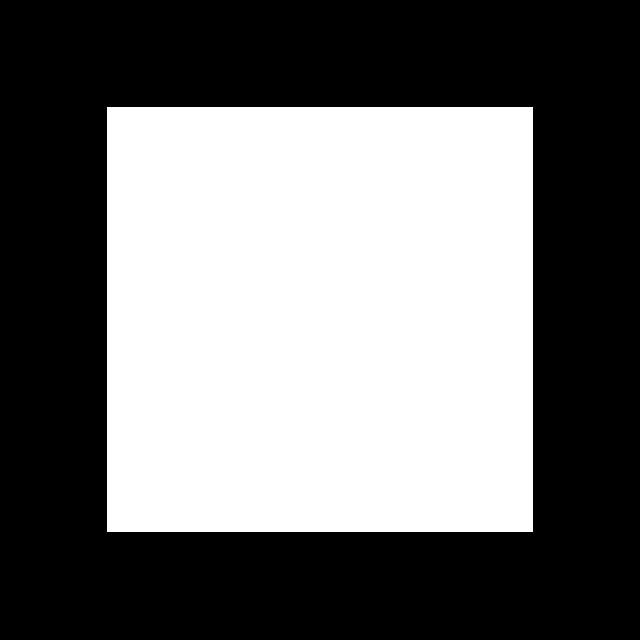
Frame 1 (no input)
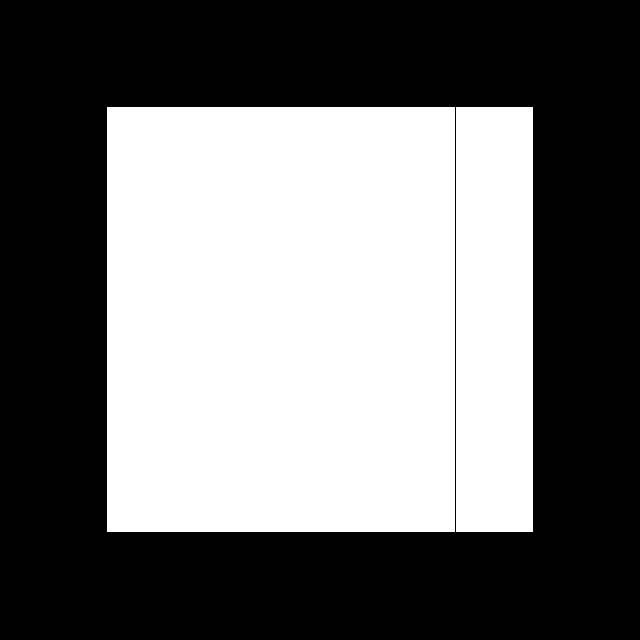
Frame 60 (the mouse pressed at the canvas centre just before this capture)
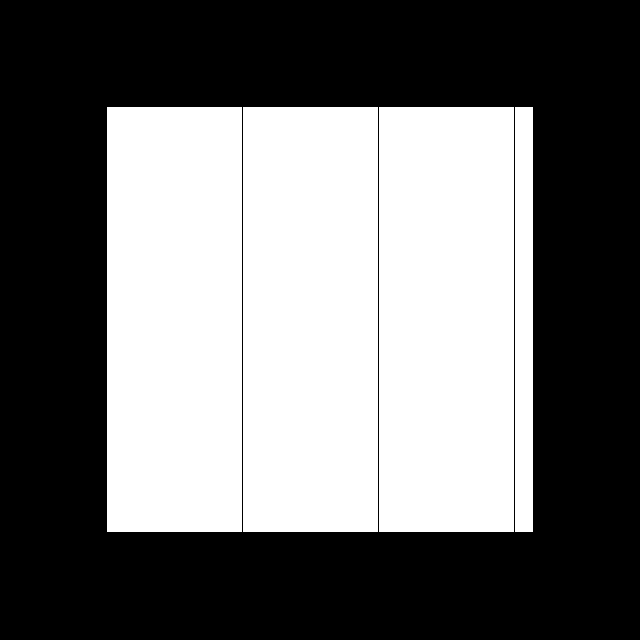
Frame 120 (the mouse held since frame 60 and released just before this capture)

The Processing sketch that drew these frames (run headless with seeded random() and noise(); from frame 60 on, the mouse is pressed at the canvas centre):

// Processing sketch: RectangleStacking
// ── RectangleStacking.pde
float w;

void setup() {
  size(640, 640);
}

void draw() {
  background(0);

  w = (abs(cos(frameCount/600.0*TWO_PI))+0.01)*width*2/3;

  for (float x = width/6; x < width*5/6; x+= w) {
    if (width*5/6-x >w)
      rect(x, height/6, w, height*4/6);
    else
      rect(x, height/6, width*5/6-x, height*4/6);
  }
}
